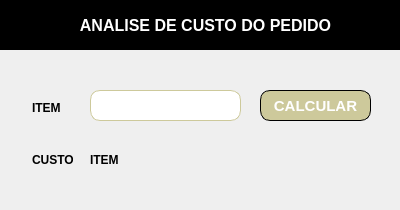
<?xml version="1.0" encoding="UTF-8"?>
<ui version="4.0">
 <class>estudo_pedido</class>
 <widget class="QWidget" name="estudo_pedido">
  <property name="geometry">
   <rect>
    <x>0</x>
    <y>0</y>
    <width>400</width>
    <height>210</height>
   </rect>
  </property>
  <property name="windowTitle">
   <string>SII - Uteis</string>
  </property>
  <widget class="QLabel" name="label_2">
   <property name="geometry">
    <rect>
     <x>-4</x>
     <y>-11</y>
     <width>411</width>
     <height>61</height>
    </rect>
   </property>
   <property name="styleSheet">
    <string notr="true">background: black;</string>
   </property>
   <property name="text">
    <string/>
   </property>
  </widget>
  <widget class="QLabel" name="label_3">
   <property name="geometry">
    <rect>
     <x>20</x>
     <y>10</y>
     <width>31</width>
     <height>31</height>
    </rect>
   </property>
   <property name="text">
    <string/>
   </property>
   <property name="pixmap">
    <pixmap>../static/apple-touch-icon.png</pixmap>
   </property>
   <property name="scaledContents">
    <bool>true</bool>
   </property>
  </widget>
  <widget class="QLabel" name="label_4">
   <property name="geometry">
    <rect>
     <x>20</x>
     <y>10</y>
     <width>371</width>
     <height>31</height>
    </rect>
   </property>
   <property name="font">
    <font>
     <pointsize>12</pointsize>
     <weight>75</weight>
     <bold>true</bold>
    </font>
   </property>
   <property name="styleSheet">
    <string notr="true">color: white;</string>
   </property>
   <property name="text">
    <string>ANALISE DE CUSTO DO PEDIDO</string>
   </property>
   <property name="alignment">
    <set>Qt::AlignCenter</set>
   </property>
  </widget>
  <widget class="QPushButton" name="btnCalcular">
   <property name="geometry">
    <rect>
     <x>260</x>
     <y>90</y>
     <width>111</width>
     <height>31</height>
    </rect>
   </property>
   <property name="font">
    <font>
     <pointsize>11</pointsize>
     <weight>75</weight>
     <bold>true</bold>
    </font>
   </property>
   <property name="styleSheet">
    <string notr="true">border-radius: 10px; border: 1px solid rgb(0,0,0);  background-color: #CDC99B;    color: white;</string>
   </property>
   <property name="text">
    <string>CALCULAR</string>
   </property>
  </widget>
  <widget class="QLineEdit" name="inputPedido">
   <property name="geometry">
    <rect>
     <x>90</x>
     <y>90</y>
     <width>151</width>
     <height>31</height>
    </rect>
   </property>
   <property name="font">
    <font>
     <family>Arial</family>
     <pointsize>12</pointsize>
    </font>
   </property>
   <property name="styleSheet">
    <string notr="true">border-radius: 10px;
border: 1px solid #CDC99B;</string>
   </property>
   <property name="alignment">
    <set>Qt::AlignCenter</set>
   </property>
   <property name="readOnly">
    <bool>false</bool>
   </property>
   <property name="clearButtonEnabled">
    <bool>false</bool>
   </property>
  </widget>
  <widget class="QLabel" name="label_pedido">
   <property name="geometry">
    <rect>
     <x>32</x>
     <y>98</y>
     <width>41</width>
     <height>20</height>
    </rect>
   </property>
   <property name="font">
    <font>
     <weight>75</weight>
     <italic>false</italic>
     <bold>true</bold>
    </font>
   </property>
   <property name="styleSheet">
    <string notr="true">color: black;
font: bold</string>
   </property>
   <property name="text">
    <string>ITEM</string>
   </property>
   <property name="alignment">
    <set>Qt::AlignLeading|Qt::AlignLeft|Qt::AlignVCenter</set>
   </property>
  </widget>
  <widget class="QLabel" name="label_resultado">
   <property name="geometry">
    <rect>
     <x>32</x>
     <y>150</y>
     <width>41</width>
     <height>20</height>
    </rect>
   </property>
   <property name="font">
    <font>
     <weight>75</weight>
     <italic>false</italic>
     <bold>true</bold>
    </font>
   </property>
   <property name="styleSheet">
    <string notr="true">color: black;
font: bold</string>
   </property>
   <property name="text">
    <string>CUSTO:</string>
   </property>
   <property name="alignment">
    <set>Qt::AlignLeading|Qt::AlignLeft|Qt::AlignVCenter</set>
   </property>
  </widget>
  <widget class="QLabel" name="label_valor">
   <property name="geometry">
    <rect>
     <x>90</x>
     <y>150</y>
     <width>281</width>
     <height>20</height>
    </rect>
   </property>
   <property name="font">
    <font>
     <weight>75</weight>
     <italic>false</italic>
     <bold>true</bold>
    </font>
   </property>
   <property name="styleSheet">
    <string notr="true">color: black;
font: bold</string>
   </property>
   <property name="text">
    <string>ITEM</string>
   </property>
   <property name="alignment">
    <set>Qt::AlignLeading|Qt::AlignLeft|Qt::AlignVCenter</set>
   </property>
  </widget>
 </widget>
 <resources/>
 <connections/>
</ui>
